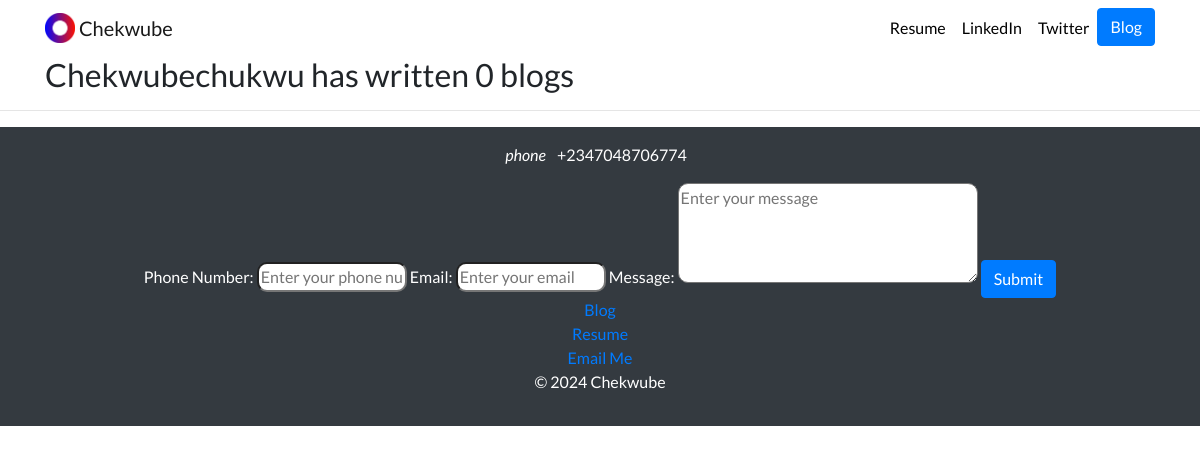
The page /blog/ on the database as committed earlier.
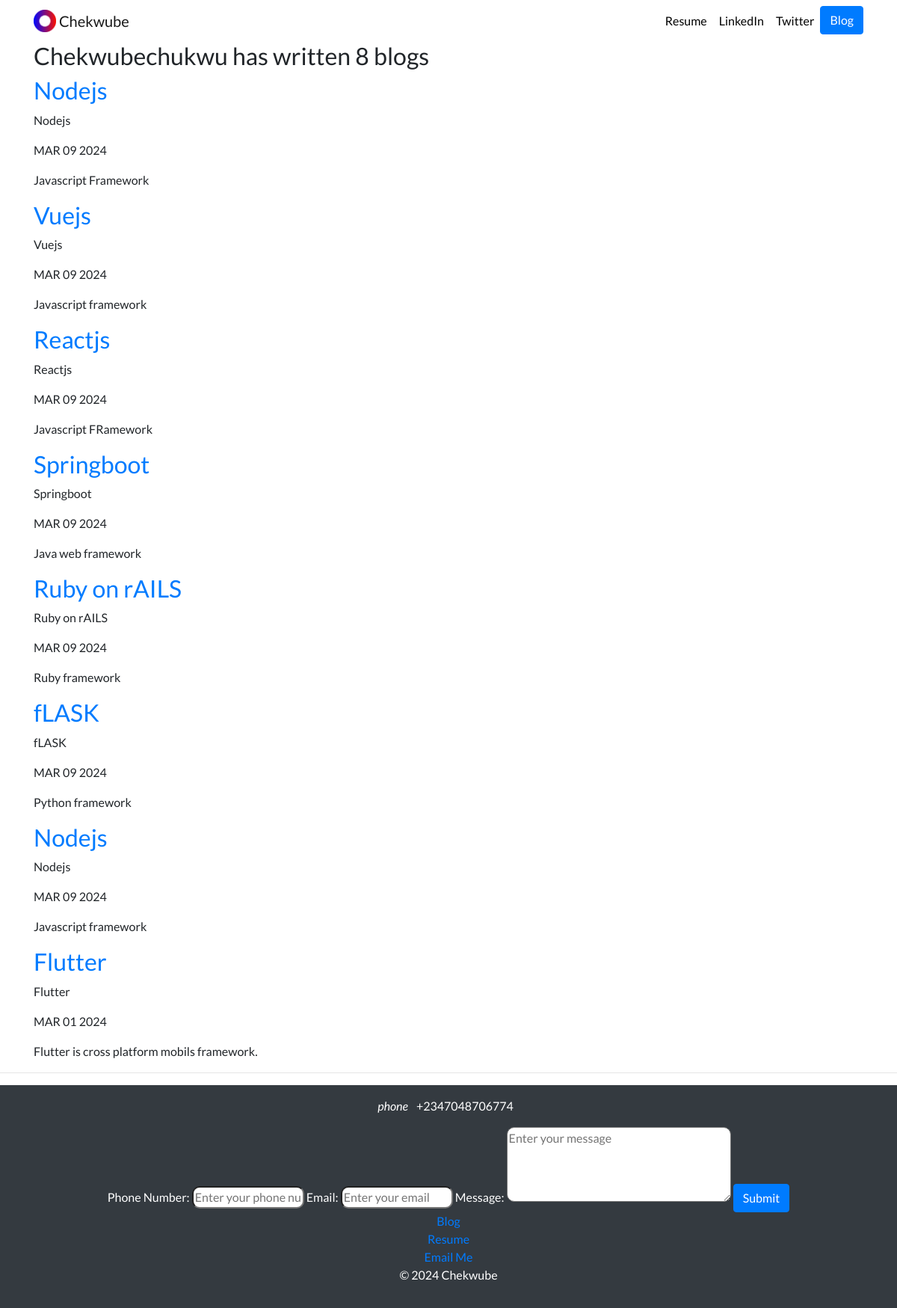
The same page on the database as committed later.
### blog/models.py (models this page shows, shortened)
class Blog(models.Model):
    title = models.CharField(max_length=100)
    description = models.TextField()
    date = models.DateField()

### blog/views.py (the view)
# urls.py: path('', views.all_blogs, name='all_blogs'),
def all_blogs(request):
    blogs = Blog.objects.order_by('-date')
    return render(request, 'blog/all_blogs.html', {'blogs': blogs})

### blog/templates/blog/all_blogs.html
{% extends 'portfolio/base.html' %}
{% block content %}
<h2>Chekwubechukwu has written {{ blogs.count }} blog{{ blogs.count|pluralize }}</h2>
{% for blog in blogs %}
<a href="{% url 'blog:detail' blog.id %}"><h2>{{ blog.title }}</h2>
</a>
<p>{{ blog.title }}</p>
<p>{{ blog.date|date:'M d Y'|upper }}</p>
<p>{{ blog.description|striptags|truncatechars:100 }}</p>
{% endfor %}
{% endblock %}

### portfolio/templates/portfolio/base.html (shortened to what this page needs)
{% load static %}
<!doctype html>
<html lang="en">
<head>
  <link rel="stylesheet" href="https://stackpath.bootstrapcdn.com/bootstrap/4.4.1/css/bootstrap.min.css">
  <link rel="stylesheet" href="{% static "portfolio/custom.css" %}">
</head>
<body>
  <nav id="topNav" class="navbar navbar-expand-md navbar-light">
    <div class="container">
      <a class="navbar-brand" href="{% url 'home' %}">
        <img src="{% static "portfolio/Logo.png" %}" width="30" height="30" class="d-inline-block align-top" alt="Nick's Logo">
        <span>Chekwube</span>
      </a>
      <div class="collapse navbar-collapse text-center" id="navbarNav">
        <ul class="navbar-nav ml-auto">
          <li class="nav-item">
            <a class="nav-link" href="{% static "portfolio/mycv.pdf" %}"download="resume.pdf target="_blank">Resume</a>
          </li>
          <li class="nav-item">
            <a class="nav-link" href="https://www.linkedin.com/ebukaomenife" target="_blank">LinkedIn</a>
          </li>
          <li class="nav-item">
            <a class="nav-link" href="https://twitter.com/xcheche" target="_blank">Twitter</a>
          </li>
          <li>
            <a role="button" href="{% url 'blog:all_blogs' %}" class="btn btn-primary" target="_blank">Blog</a>
          </li>
        </ul>
      </div>
    </div>
  </nav>
  <div class="container">
    {% block content %}{% endblock %}
  </div>
</body>
<hr>
<footer class="container-fluid bg-dark text-white py-3">
  <div class="row">
    <div class="col">  <p>
        <i class="bi bi-phone">phone</i> <a href="tel:+2347048706774" class="text-white mx-2"> +2347048706774</a>
        <br>
      </p>
    </div>
  </div>
    <form class="form"
    action="https://formspree.io/f/mknlgndv"
    method="POST"
    onsubmit="return submitForm(event)"
  >
    <label for="phone">Phone Number:</label>
    <input
      type="text"
      id="phone"
      name="phone"
      placeholder="Enter your phone number"
      required
    />
    <label for="email">Email:</label>
    <input
      type="email"
      id="email"
      name="_replyto"
      placeholder="Enter your email"
      required
    />
    <label for="message">Message:</label>
    <textarea
      id="message"
      name="message"
      placeholder="Enter your message"
      required
    ></textarea>
    <button type="submit" class="btn btn-primary">Submit</button>
  </form>
  <a href="{% url 'blog:all_blogs' %}" class="blog">Blog</a><br>
  <a href="{% static 'portfolio/mycv.pdf' %}" class="resume">Resume</a><br>
  <a href="mailto:checheomenife@gmail.com" class="email">Email Me</a>
  <p>&copy; 2024 Chekwube</p>
</footer>
</html>

### portfolio/static/portfolio/custom.css (style rules this page uses)
.navbar-nav .nav-link { color: rgba(0,0,0,1) !important; }
body { font-family: 'Lato', sans-serif; }
footer { text-align: center; }
.form { display: block; flex-direction: column; align-items: center; }
#message { border-radius: 10px; width: 300px; height: 100px; }
#email, #phone { border-radius: 10px; width: 150px; }

Rows that differ between the two databases and show on the page:
added Blog: title "Nodejs", date "MAR 09 2024", description "Javascript Framework"
added Blog: title "Vuejs", date "MAR 09 2024", description "Javascript framework"
added Blog: title "Reactjs", date "MAR 09 2024", description "Javascript FRamework"
added Blog: title "Springboot", date "MAR 09 2024", description "Java web framework"
added Blog: title "Ruby on rAILS", date "MAR 09 2024", description "Ruby framework"
added Blog: title "fLASK", date "MAR 09 2024", description "Python framework"
added Blog: title "Nodejs", date "MAR 09 2024", description "Javascript framework"
added Blog: title "Flutter", date "MAR 01 2024", description "Flutter is cross platform mobils framework."
Other text that changed with them:
{{ blogs.count }}: "0" → "8"
